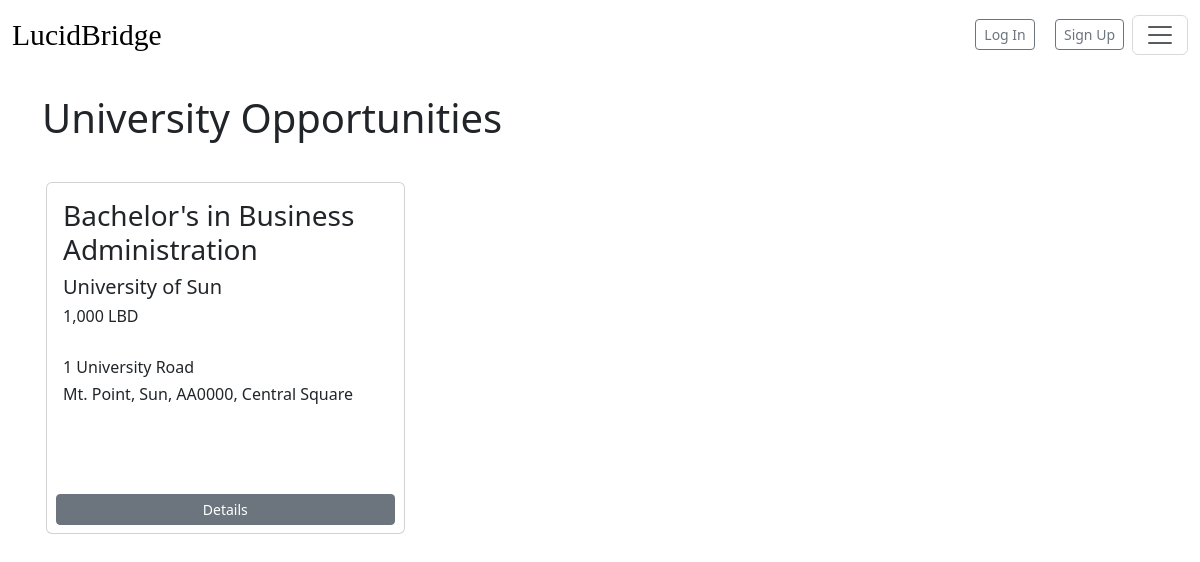
Before: /university/university-offers with the older database file.
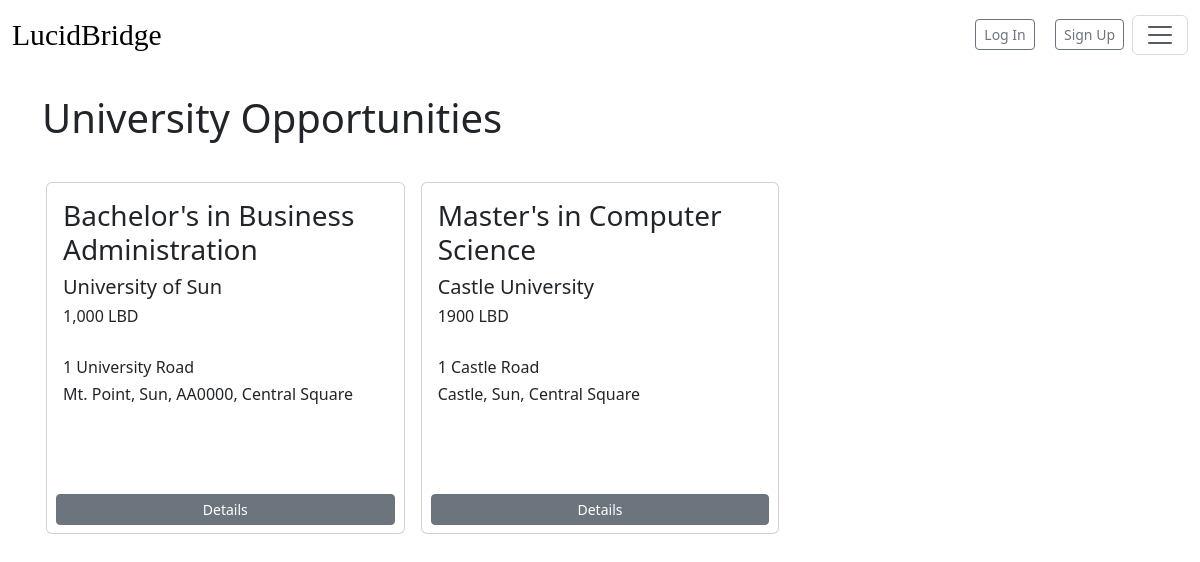
After: the same page with the newer database file.
### university/models.py (models this page shows)
class Program(models.Model):
    created_at = models.DateTimeField(auto_now_add=True, blank=True)
    University = models.CharField(max_length=100)
    Program = models.CharField(max_length=100)
    location_local = models.CharField(max_length=100)
    location_broad = models.CharField(max_length=100)
    tuition = models.CharField(max_length=100)
    Bachelor = models.BooleanField(blank=True)
    Associate = models.BooleanField(blank=True)
    Masters = models.BooleanField(blank=True)
    PhD = models.BooleanField(blank=True)
    Enrollment_Start = models.CharField(max_length=100)
    Enrollment_End = models.CharField(max_length=100)
    Description = models.TextField(max_length=1000)
    Max_Capacity = models.CharField(max_length=100)
    Max_Applications = models.CharField(max_length=100)
    def get_absolute_url(self):
        return reverse('uni-detail', args=[self.pk])

### university/views.py (the view)
# urls.py: path('university-offers', views.uni_listing, name='uni-offers')
def uni_listing(request):
    offerings = Program.objects.all()
    return render(request, 'uni-listings.html', {'offerings':offerings})

### university/templates/uni-listings.html
{% extends "base.html" %}
{% block content %}
<br>
  <h1>University Opportunities</h1>
  <br>
    <div class="row row-cols-1 row-cols-sm-1 row-cols-md-3 g-2">
        {% for offering in offerings %}
        <div class="col-sm-4 p-2">
          <div class="card" style="max-width: 26em; height: 22em;">
            <div class="card-body">
              <h3>{{offering.Program}} </h3>
              <h5>{{ offering.University }} </h5>
              <h6 class="card-title">{{ offering.tuition }} LBD <br></h6>
    <br>
              <h6>{{offering.location_local}}</h6>
              <h6>{{offering.location_broad}}</h6>
          </div>
              <div style="text-align:center;">
                <a href="{{ offering.get_absolute_url }}" class="btn btn-sm btn-secondary mt-2 mb-2 d-block mx-auto" style="width: 95%;">Details</a>
              </div>
            </div>
          </div>
          {% endfor %}
    </div>
{% endblock %}

Changed rows visible on the page:
added Program: Program "Master's in Computer Science", University "Castle University", tuition "1900", location_local "1 Castle Road", location_broad "Castle, Sun, Central Square"
